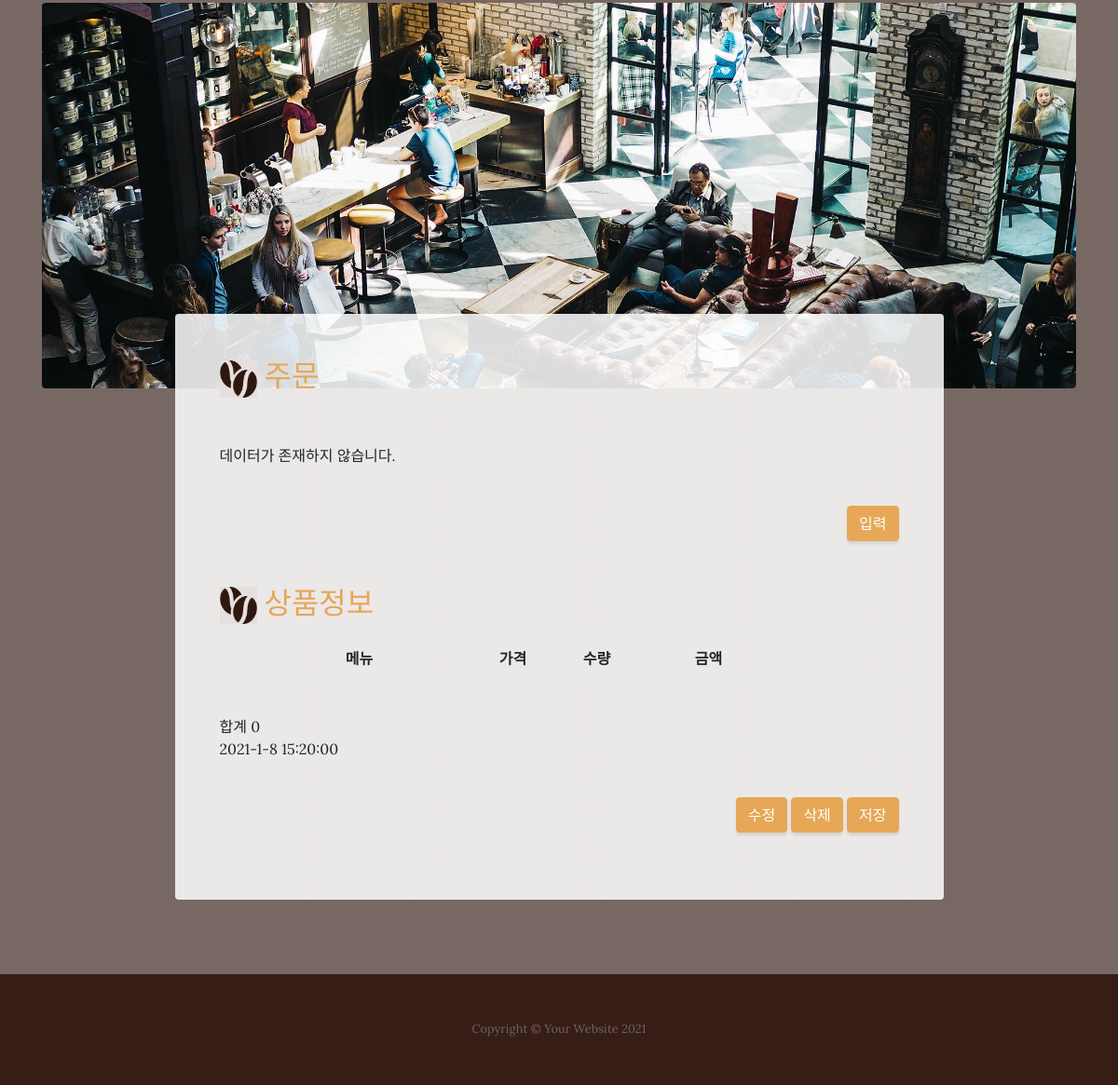
The page /maple/order/ (lower part) on the database as committed earlier.
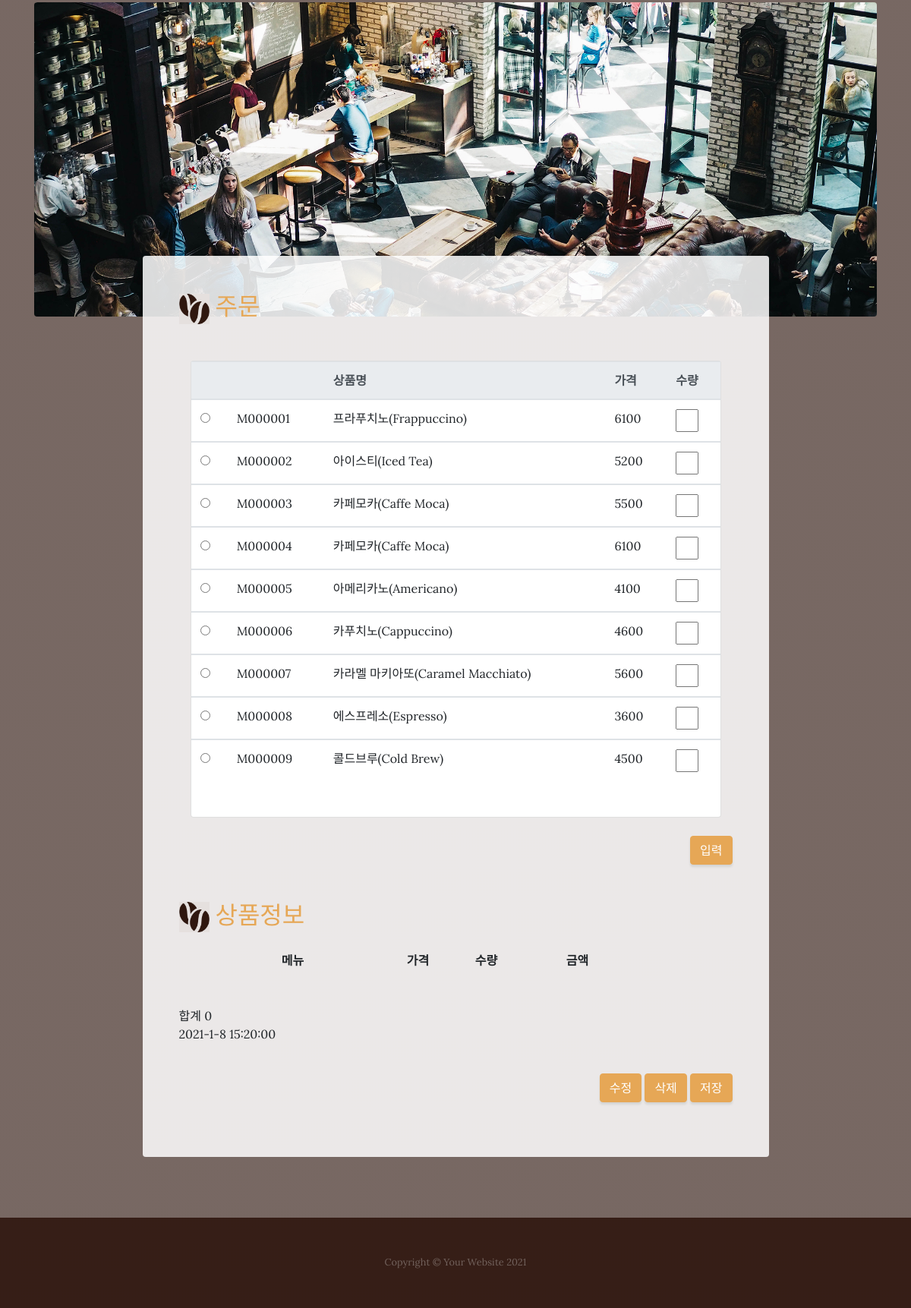
The same page on the database as committed later.
### mapleApp/models.py (models this page shows, shortened)
class Menu(models.Model):
    menuid = models.CharField(max_length=20, primary_key=True) #메뉴 아이디
    menuname = models.CharField(max_length=100)                #메뉴명
    price = models.IntegerField()                              #가격

### mapleApp/views.py (the view)
# urls.py: path('order/'        , views.order          , name='order'),
def order(request):
    menus = Menu.objects.all()
    context = {'menus': menus}
    print('-------------------------------------')
    return render(request, 'order.html', context)

### mapleApp/templates/order.html (shortened to what this page needs)
<!DOCTYPE html>
{% load static%}
<html lang="en">
<head>
  <link href="{% static 'vendor/bootstrap/css/bootstrap.min.css'%}" rel="stylesheet">
  <link href="{% static 'css/business-casual.min.css'  %}" rel="stylesheet">
</head>
<body>
  <section class="page-section about-heading">
    <div class="container">
      <img class="img-fluid rounded about-heading-img mb-3 mb-lg-0" src="{% static 'img/about.jpg' %}" alt="">
      <div class="about-heading-content">
        <div class="row">
          <div class="col-xl-9 col-lg-10 mx-auto">
            <div class="bg-faded rounded p-5">
              <h2 class="section-heading mb-4">
                <img  src="{% static 'img/cafe_icon3.png'%}" width="40" height="40">
                <span class="text-uppercase text-primary"> 주문 </span>
              </h2>
              <br>
{%if menus %}
              <div class="container d-flex justify-content-center mt-50 mb-50">
                <div class="card w-100">
                  <div class="table-responsive">
                    <div style="width:100%; height:600px; overflow:auto ">
                    <table class="table table-hover ">
                      <thead class="thead-light">
                        <tr>
                          <th> </th>
                          <th scope="col"></th>
                          <th scope="col">상품명</th>
                          <th scope="col">가격</th>
                          <th scope="col">수량</th>
                        </tr>
                      </thead>
{%  for menu in  menus   %}
                      <tbody>
                        <tr>
                          <td> <input  type="radio" name="radioValue" value="{{menu.menuid}}"> </td>
                          <td id="mId_{{menu.menuid}}" >{{menu.menuid}}</td>
                          <td id="mName_{{menu.menuid}}" >{{menu.menuname}}</td>
                          <td id="mPrice_{{menu.menuid}}">{{menu.price}}</td>
                          <td class="pValue" id="pValue_{{menu.menuid}}">
                              <input class="pValueInput" id="pValueInput_{{menu.menuid}}" type="text"  placeholder="" />
                          </td>
                        </tr>
{%    endfor    %}
                      </tbody>
                    </table>
                    </div>
                  </div>
                </div>
              </div>
 {% else %}
       <p>  데이터가 존재하지 않습니다. </p>
 {% endif %}
              <br>
              <div class="intro-button" align="right">
                <button type="submit" class="btn btn-primary" id="inputBtn2">입력</button>
              </div>
              <br>
              <h2 class="section-heading mb-4">
                <img  src="{% static 'img/cafe_icon3.png'%}" width="40" height="40">
                <span class="text-uppercase text-primary" > 상품정보 </span>
              </h2>
              <section class="content">
                <div class="row">
                  <div class="col-md-12">
                    <div class="box box-primary">
                      <form id="regForm"  method="post">
                        <div class="box-body">
                          <div class="form-group">
                            <table class="list-table">
                                <colgroup>
                                    <col width="5%">
                                    <col width="40%">
                                    <col width="15%">
                                    <col width="15%">
                                    <col width="25%">
                                </colgroup>
                                <thead>
                                    <tr>
                                        <th></th>
                                        <th>메뉴</th>
                                        <th>가격</th>
                                        <th>수량</th>
                                        <th>금액</th>
                                    </tr>
                                </thead>
                            </table>
                            <br>
                            <br>
                            <div class="amount">
                                <span>합계</span>
                                <span id="amount">0</span>
                            </div>
                            <div onload="time()">
                              <span id="now"></span>
                            </div>
                          </div>
                        </div>
                      </form>
                    </div>
                  </div>
                </div>
              </section>
              <br>
              <div class="intro-button" align="right">
                <button type="submit" class="btn btn-primary" id="modiBtn2">수정</button>
                <button type="submit" class="btn btn-primary" id="delBtn2">삭제</button>
                <button type="submit" class="btn btn-primary" id="saveBtn3">저장</button>
              </div>
              <br>
            </div>
          </div>
        </div>
      </div>
    </div>
  </section>
  <footer class="footer text-faded text-center py-5">
    <div class="container">
      <p class="m-0 small">Copyright &copy; Your Website 2021</p>
    </div>
  </footer>
</body>
</html>

### mapleApp/templates/order.html (style rules this page uses)
.pValueInput { width : 30px; }
.list-table { width : 600px; text-align : center ; }

Rows that differ between the two databases and show on the page:
added Menu: menuid "M000001", menuname "프라푸치노(Frappuccino)", price "6100"
added Menu: menuid "M000002", menuname "아이스티(Iced Tea)", price "5200"
added Menu: menuid "M000003", menuname "카페모카(Caffe Moca)", price "5500"
added Menu: menuid "M000004", menuname "카페모카(Caffe Moca)", price "6100"
added Menu: menuid "M000005", menuname "아메리카노(Americano)", price "4100"
added Menu: menuid "M000006", menuname "카푸치노(Cappuccino)", price "4600"
added Menu: menuid "M000007", menuname "카라멜 마키아또(Caramel Macchiato)", price "5600"
added Menu: menuid "M000008", menuname "에스프레소(Espresso)", price "3600"
added Menu: menuid "M000009", menuname "콜드브루(Cold Brew)", price "4500"
Other text that changed with them:
text no longer shown: "데이터가 존재하지 않습니다."
text now shown: "상품명 가격 수량"
